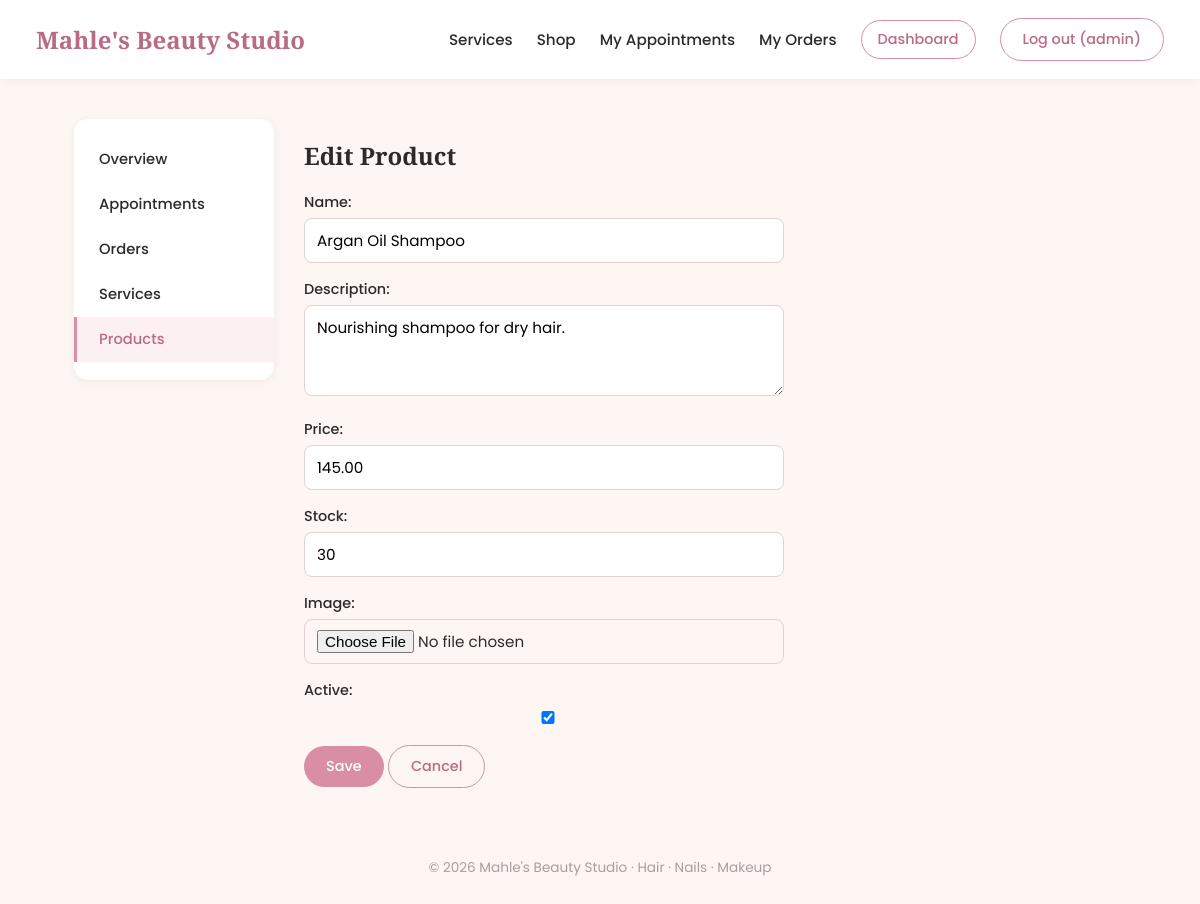
The app's page /dashboard/products/1/edit/ (signed in) with its own data.
### salon/models.py (models this page shows, shortened)
class Product(models.Model):
    name = models.CharField(max_length=120)
    description = models.TextField(blank=True)
    price = models.DecimalField(max_digits=8, decimal_places=2)
    stock = models.PositiveIntegerField(default=0)
    image = models.ImageField(upload_to="products/", blank=True, null=True)
    active = models.BooleanField(default=True)
    class Meta:
        ordering = ["name"]

### salon/dashboard.py (the view)
# urls.py: path("dashboard/products/<int:pk>/edit/", dashboard.product_edit, name="dashboard_product_edit"),
@superuser_required
def product_edit(request, pk):
    product = get_object_or_404(Product, pk=pk)
    if request.method == "POST":
        form = ProductForm(request.POST, request.FILES, instance=product)
        if form.is_valid():
            form.save()
            messages.success(request, "Product updated.")
            return redirect("dashboard_products")
    else:
        form = ProductForm(instance=product)
    return render(request, "dashboard/product_form.html", {"form": form, "title": "Edit Product", "active": "products"})

### salon/forms.py
class ProductForm(forms.ModelForm):
    class Meta:
        model = Product
        fields = ["name", "description", "price", "stock", "image", "active"]
        widgets = {
            "description": forms.Textarea(attrs={"rows": 3}),
        }

### salon/dashboard.py (called while the page is built)
def superuser_required(view_func):
    decorated = user_passes_test(lambda u: u.is_superuser, login_url="login")
    return login_required(decorated(view_func))

### salon/templates/dashboard/product_form.html (shortened to what this page needs)
{% extends "dashboard/base_dashboard.html" %}
{% block dash_content %}
<h2>{{ title }}</h2>
<form method="post" class="styled" enctype="multipart/form-data">
    {{ form.as_p }}
    <button type="submit" class="btn">Save</button>
    <a href="{% url 'dashboard_products' %}" class="btn btn-outline">Cancel</a>
</form>
{% endblock %}

### salon/templates/salon/base.html (shortened to what this page needs)
<!DOCTYPE html>
<html lang="en">
<head>
</head>
<body>
    <nav>
        <a class="brand" href="{% url 'home' %}">Mahle's Beauty Studio</a>
        <div class="links">
            <a href="{% url 'service_list' %}">Services</a>
            <a href="{% url 'product_list' %}">Shop</a>
            {% if user.is_authenticated %}
            <a href="{% url 'my_appointments' %}">My Appointments</a>
            <a href="{% url 'my_orders' %}">My Orders</a>
            {% if user.is_superuser %}
            <a href="{% url 'dashboard_home' %}" class="btn btn-outline" style="padding:8px 16px;">Dashboard</a>
            {% endif %}
            <form action="{% url 'logout' %}" method="post" style="display:inline; margin:0;">
                <button type="submit" class="btn btn-outline">Log out ({{ user.username }})</button>
            </form>
            {% else %}
            <a href="{% url 'login' %}">Log in</a>
            <a href="{% url 'signup' %}" class="btn">Sign up</a>
            {% endif %}
        </div>
    </nav>
    <div class="container">
        {% block content %}{% endblock %}
    </div>
    <footer>&copy; {% now "Y" %} Mahle's Beauty Studio &middot; Hair &middot; Nails &middot; Makeup</footer>
</body>
</html>

### salon/templates/salon/base.html (style rules this page uses)
:root { --pink: #d98ea3; --pink-dark: #b96b82; --cream: #fdf6f2; --charcoal: #2e2a2a; --gold: #c9a15a; }
* { box-sizing: border-box; }
body { margin: 0; font-family: 'Poppins', sans-serif; background: var(--cream); color: var(--charcoal); }
h1, h2, h3, .brand { font-family: 'Playfair Display', serif; }
nav { display: flex; align-items: center; justify-content: space-between; padding: 18px 36px; background: white; box-shadow: 0 2px 8px rgba(0, 0, 0, 0.05); position: sticky; top: 0; z-index: 10; }
nav .brand { font-size: 1.5rem; color: var(--pink-dark); text-decoration: none; font-weight: 700; }
nav .links { display: flex; gap: 24px; align-items: center; }
nav a { color: var(--charcoal); text-decoration: none; font-weight: 500; font-size: 0.95rem; }
.btn { display: inline-block; padding: 10px 22px; border-radius: 30px; background: var(--pink); color: white; text-decoration: none; border: none; font-family: 'Poppins', sans-serif; font-weight: 500; cursor: pointer; font-size: 0.9rem; transition: background 0.2s; }
.btn-outline { background: transparent; border: 1.5px solid var(--pink); color: var(--pink-dark); }
.container { max-width: 1100px; margin: 0 auto; padding: 40px 24px; }
form.styled { max-width: 480px; }
form.styled p { margin-bottom: 14px; }
form.styled label { display: block; margin-bottom: 5px; font-weight: 500; font-size: 0.9rem; }
form.styled input, form.styled select, form.styled textarea { width: 100%; padding: 10px 12px; border: 1px solid #e0d3d3; border-radius: 8px; font-family: 'Poppins', sans-serif; font-size: 0.95rem; }
footer { text-align: center; padding: 30px; color: #a89e9e; font-size: 0.85rem; }

### records on screen
Product: name "Argan Oil Shampoo", description "Nourishing shampoo for dry hair.", price "145.00", stock "30", active "☑"

### other values on screen
{{ user.username }} "admin"
{{ title }} "Edit Product"
